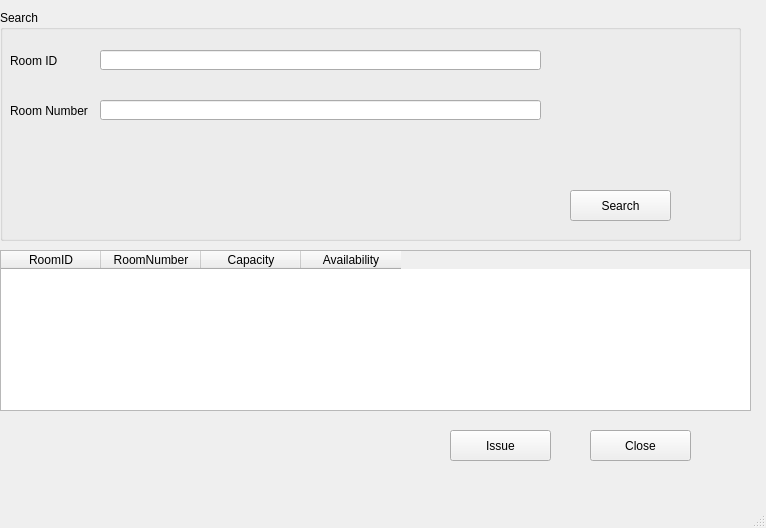
<?xml version="1.0" encoding="UTF-8"?>
<ui version="4.0">
 <class>room_issue</class>
 <widget class="QMainWindow" name="room_issue">
  <property name="geometry">
   <rect>
    <x>0</x>
    <y>0</y>
    <width>766</width>
    <height>528</height>
   </rect>
  </property>
  <property name="windowTitle">
   <string>room_issue</string>
  </property>
  <widget class="QWidget" name="centralwidget">
   <widget class="QTableWidget" name="roomsTableWidget">
    <property name="geometry">
     <rect>
      <x>0</x>
      <y>250</y>
      <width>751</width>
      <height>161</height>
     </rect>
    </property>
    <column>
     <property name="text">
      <string>RoomID</string>
     </property>
    </column>
    <column>
     <property name="text">
      <string>RoomNumber</string>
     </property>
    </column>
    <column>
     <property name="text">
      <string>Capacity</string>
     </property>
    </column>
    <column>
     <property name="text">
      <string>Availability</string>
     </property>
    </column>
   </widget>
   <widget class="QGroupBox" name="search_groupBox">
    <property name="geometry">
     <rect>
      <x>0</x>
      <y>10</y>
      <width>741</width>
      <height>231</height>
     </rect>
    </property>
    <property name="title">
     <string>Search</string>
    </property>
    <widget class="QLabel" name="roomid_label">
     <property name="geometry">
      <rect>
       <x>10</x>
       <y>40</y>
       <width>81</width>
       <height>21</height>
      </rect>
     </property>
     <property name="text">
      <string>Room ID</string>
     </property>
    </widget>
    <widget class="QLineEdit" name="roomid_lineEdit">
     <property name="geometry">
      <rect>
       <x>100</x>
       <y>40</y>
       <width>441</width>
       <height>20</height>
      </rect>
     </property>
    </widget>
    <widget class="QLabel" name="roomnumber_label">
     <property name="geometry">
      <rect>
       <x>10</x>
       <y>90</y>
       <width>81</width>
       <height>21</height>
      </rect>
     </property>
     <property name="text">
      <string>Room Number</string>
     </property>
    </widget>
    <widget class="QLineEdit" name="roomnumber_lineEdit">
     <property name="geometry">
      <rect>
       <x>100</x>
       <y>90</y>
       <width>441</width>
       <height>20</height>
      </rect>
     </property>
    </widget>
    <widget class="QPushButton" name="search_pushButton_2">
     <property name="geometry">
      <rect>
       <x>570</x>
       <y>180</y>
       <width>101</width>
       <height>31</height>
      </rect>
     </property>
     <property name="text">
      <string>Search</string>
     </property>
    </widget>
   </widget>
   <widget class="QPushButton" name="close_pushButton">
    <property name="geometry">
     <rect>
      <x>760</x>
      <y>600</y>
      <width>101</width>
      <height>21</height>
     </rect>
    </property>
    <property name="text">
     <string>Close</string>
    </property>
   </widget>
   <widget class="QPushButton" name="issue_pushButton">
    <property name="geometry">
     <rect>
      <x>590</x>
      <y>600</y>
      <width>101</width>
      <height>21</height>
     </rect>
    </property>
    <property name="text">
     <string>Issue</string>
    </property>
   </widget>
   <widget class="QPushButton" name="close_pushButton_2">
    <property name="geometry">
     <rect>
      <x>590</x>
      <y>430</y>
      <width>101</width>
      <height>31</height>
     </rect>
    </property>
    <property name="text">
     <string>Close</string>
    </property>
   </widget>
   <widget class="QPushButton" name="issue_pushButton_2">
    <property name="geometry">
     <rect>
      <x>450</x>
      <y>430</y>
      <width>101</width>
      <height>31</height>
     </rect>
    </property>
    <property name="text">
     <string>Issue</string>
    </property>
   </widget>
  </widget>
  <widget class="QMenuBar" name="menubar">
   <property name="geometry">
    <rect>
     <x>0</x>
     <y>0</y>
     <width>766</width>
     <height>21</height>
    </rect>
   </property>
  </widget>
  <widget class="QStatusBar" name="statusbar"/>
 </widget>
 <resources/>
 <connections/>
</ui>
